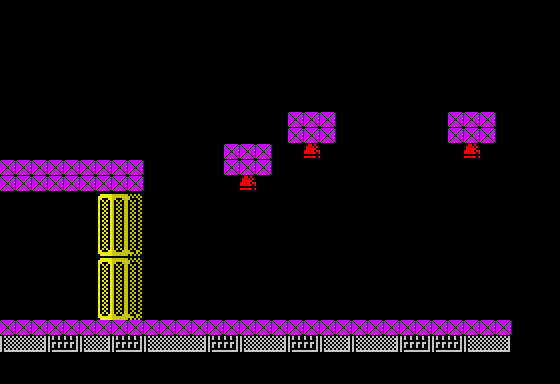

The image is a tile-based game level rendered from a .tmx file. Its description and source (layers, tilesets, objects; grid data summarised) follow:
An orthogonal 35x24 tile map with 16x16 px tiles, 4 tile layers (Stars, Tile Layer 1, Tile Layer 2, Collision), 33 tilesets and 9 objects (3x piston, 3x ship_fire, vitorc, incubator, turret).

<map version="1.0" orientation="orthogonal" width="35" height="24" tilewidth="16" tileheight="16">
 <properties>
  <property name="background_color" value="#000000" />
  <property name="nextLevel" value="L02S24" />
 </properties>
 <tileset firstgid="1" name="tiles" tilewidth="16" tileheight="16">
  <image source="../images/tiles.gif" width="240" height="512" />
 </tileset>
 <tileset firstgid="481" name="metatiles" tilewidth="16" tileheight="16">
  <image source="../images/metatiles.gif" width="128" height="16" />
  <tile id="0">
   <properties>
    <property name="type" value="solid" />
   </properties>
  </tile>
 </tileset>
 <tileset firstgid="489" name="ship" tilewidth="176" tileheight="128">
  <image source="../images/ship.gif" width="176" height="128" />
 </tileset>
 <tileset firstgid="490" name="ship_fire" tilewidth="16" tileheight="32">
  <image source="../images/ship_fire.gif" width="48" height="128" />
 </tileset>
 <tileset firstgid="502" name="light" tilewidth="16" tileheight="16">
  <image source="../images/light.gif" width="128" height="32" />
 </tileset>
 <tileset firstgid="518" name="vitorc" tilewidth="48" tileheight="64">
  <image source="../images/vitorc.gif" width="528" height="64" />
 </tileset>
 <tileset firstgid="529" name="turret" tilewidth="96" tileheight="80">
  <image source="../images/turret.gif" width="96" height="80" />
 </tileset>
 <tileset firstgid="530" name="cocoon" tilewidth="80" tileheight="128">
  <image source="../images/cocoon.gif" width="80" height="128" />
 </tileset>
 <tileset firstgid="531" name="radar" tilewidth="80" tileheight="128">
  <image source="../images/radar.gif" width="80" height="128" />
 </tileset>
 <tileset firstgid="532" name="rocket" tilewidth="64" tileheight="96">
  <image source="../images/rocket.gif" width="64" height="96" />
 </tileset>
 <tileset firstgid="533" name="grenade_pack" tilewidth="32" tileheight="32">
  <image source="../images/grenade_pack.gif" width="32" height="32" />
 </tileset>
 <tileset firstgid="534" name="teleport" tilewidth="64" tileheight="96">
  <image source="../images/teleport.gif" width="512" height="96" />
 </tileset>
 <tileset firstgid="542" name="piston" tilewidth="48" tileheight="64">
  <image source="../images/piston.gif" width="48" height="64" />
 </tileset>
 <tileset firstgid="543" name="bubble" tilewidth="32" tileheight="32">
  <image source="../images/bubble.gif" width="96" height="192" />
 </tileset>
 <tileset firstgid="561" name="rocks" tilewidth="16" tileheight="16">
  <image source="../images/rocks.gif" width="512" height="48" />
 </tileset>
 <tileset firstgid="657" name="incubator" tilewidth="64" tileheight="96">
  <image source="../images/incubator.gif" width="64" height="96" />
 </tileset>
 <tileset firstgid="658" name="ammo_pack" tilewidth="32" tileheight="32">
  <image source="../images/ammo_pack.gif" width="32" height="32" />
 </tileset>
 <tileset firstgid="659" name="double_launcher" tilewidth="64" tileheight="48">
  <image source="../images/double_launcher.gif" width="64" height="48" />
 </tileset>
 <tileset firstgid="660" name="mine" tilewidth="32" tileheight="16">
  <image source="../images/mine.gif" width="32" height="16" />
 </tileset>
 <tileset firstgid="661" name="missile_guidance" tilewidth="64" tileheight="64">
  <image source="../images/missile_guidance.gif" width="64" height="64" />
 </tileset>
 <tileset firstgid="662" name="gate" tilewidth="16" tileheight="16">
  <image source="../images/gate.gif" width="176" height="144" />
 </tileset>
 <tileset firstgid="761" name="interceptor" tilewidth="32" tileheight="32">
  <image source="../images/interceptor.gif" width="96" height="192" />
 </tileset>
 <tileset firstgid="779" name="jellyfish" tilewidth="32" tileheight="32">
  <image source="../images/jellyfish.gif" width="96" height="192" />
 </tileset>
 <tileset firstgid="797" name="egg" tilewidth="16" tileheight="16">
  <image source="../images/egg.png" width="32" height="16" />
 </tileset>
 <tileset firstgid="799" name="waggon" tilewidth="64" tileheight="80">
  <image source="../images/waggon.gif" width="64" height="80" />
 </tileset>
 <tileset firstgid="800" name="combined_launcher_top" tilewidth="80" tileheight="32">
  <image source="../images/combined_launcher_top.gif" width="80" height="32" />
 </tileset>
 <tileset firstgid="801" name="combined_launcher_bottom" tilewidth="96" tileheight="32">
  <image source="../images/combined_launcher_bottom.gif" width="96" height="32" />
 </tileset>
 <tileset firstgid="802" name="square_light" tilewidth="16" tileheight="16">
  <image source="../images/square_light.gif" width="128" height="16" />
 </tileset>
 <tileset firstgid="810" name="discharge" tilewidth="64" tileheight="32">
  <image source="../images/discharge.gif" width="320" height="256" />
 </tileset>
 <tileset firstgid="850" name="fungus" tilewidth="48" tileheight="64">
  <image source="../images/fungus.gif" width="48" height="64" />
 </tileset>
 <tileset firstgid="851" name="louse" tilewidth="32" tileheight="32">
  <image source="../images/louse.gif" width="96" height="192" />
 </tileset>
 <tileset firstgid="869" name="beam" tilewidth="16" tileheight="256">
  <image source="../images/beam.gif" width="128" height="256" />
 </tileset>
 <tileset firstgid="877" name="gate" tilewidth="176" tileheight="144">
  <image source="../images/gate.gif" width="176" height="144" />
 </tileset>
 <layer name="Stars" width="35" height="24">
  <data>[840 cells, 0 non-empty, 0 distinct tile ids]</data>
 </layer>
 <objectgroup name="Object Layer 3" width="35" height="24">
  <object name="piston" gid="542" x="176" y="320" />
  <object name="piston" gid="542" x="288" y="320" />
  <object name="piston" gid="542" x="400" y="320" />
 </objectgroup>
 <layer name="Tile Layer 1" width="35" height="24">
  <data>[840 cells, 64 non-empty, 1 distinct tile ids]</data>
 </layer>
 <objectgroup color="#a41e0c" name="Object Layer 1" width="35" height="24">
  <object name="vitorc" gid="518" x="0" y="160" />
  <object name="incubator" gid="657" x="80" y="160" />
  <object name="ship_fire" gid="494" x="240" y="224" />
  <object name="ship_fire" gid="494" x="304" y="192" />
  <object name="ship_fire" gid="494" x="464" y="192" />
  <object name="turret" gid="529" x="256" y="112" />
 </objectgroup>
 <objectgroup name="Object Layer 2" width="35" height="24" />
 <layer name="Tile Layer 2" width="35" height="24">
  <data>[840 cells, 133 non-empty, 31 distinct tile ids]</data>
 </layer>
 <objectgroup name="Object Layer 4" width="35" height="24" />
 <layer name="Collision" width="35" height="24">
  <data>[840 cells, 68 non-empty, 1 distinct tile ids]</data>
 </layer>
</map>
